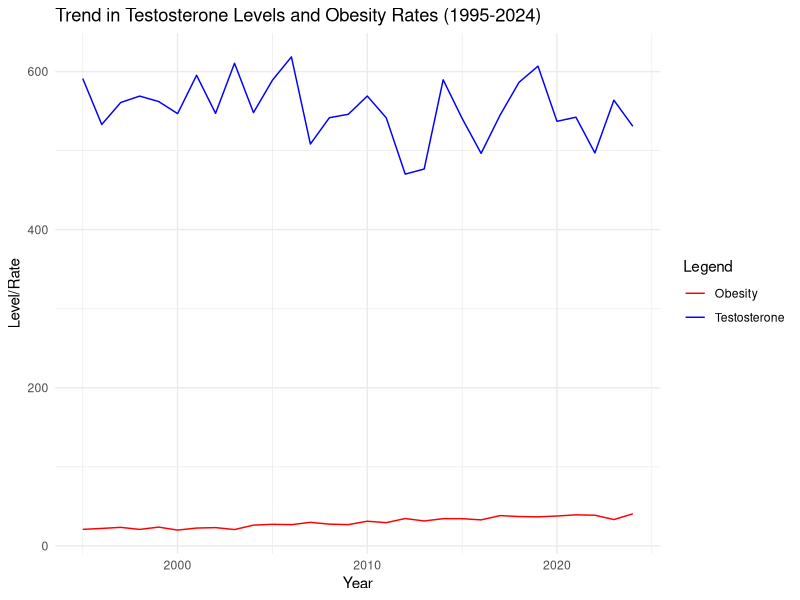

Write R code to recreate this figure.
#### Preamble ####
# Purpose: The purpose of this script is to simulate and visualize the trend in testosterone and obesity rates in the United States from the year 1995 
# to 2024. The script generates tables and graphs to illustrate the overall trend in US birth rates, as well as the obesity rates among 
# various subgroups such as different age groups and race and ethnicities.
# Author: Chay Park
# Date: 26 March 2024
# Contact: chay.park@mail.utoronto.ca
# License: MIT
# Pre-requisites: install tidyverse packages


#### Workspace setup ####
library(tidyverse)

# Load necessary libraries
library(ggplot2)
library(dplyr)

#### Simulate data ####
# Set seed for reproducibility
set.seed(42)

# Define the years
years <- 1995:2024

# Generate synthetic data for testosterone levels (hypothetical values)
testosterone_levels <- rnorm(length(years), mean = 550, sd = 30)

# Generate synthetic data for obesity rates
obesity_rates <- seq(20, 40, length.out = length(years)) + rnorm(length(years), sd = 2)

# Create a data frame for the overall trends
overall_trend <- data.frame(Year = years, Testosterone = testosterone_levels, Obesity = obesity_rates)

# Generate obesity rates by age groups and race/ethnicities (hypothetical data)
age_groups <- c("18-25", "26-35", "36-45", "46-55", "56-65")
races <- c("White", "Black", "Hispanic", "Asian", "Other")
obesity_by_group <- expand.grid(Year = years, AgeGroup = age_groups, Race = races)
obesity_by_group$ObesityRate <- runif(nrow(obesity_by_group), 20, 40) + rnorm(nrow(obesity_by_group), sd = 5)

# Plotting the overall trend of testosterone levels
ggplot(overall_trend, aes(x = Year)) +
  geom_line(aes(y = Testosterone, color = "Testosterone")) +
  geom_line(aes(y = Obesity, color = "Obesity")) +
  scale_color_manual(values = c("Testosterone" = "blue", "Obesity" = "red")) +
  labs(title = "Trend in Testosterone Levels and Obesity Rates (1995-2024)", y = "Level/Rate", color = "Legend") +
  theme_minimal()

# Display a subset of the detailed




